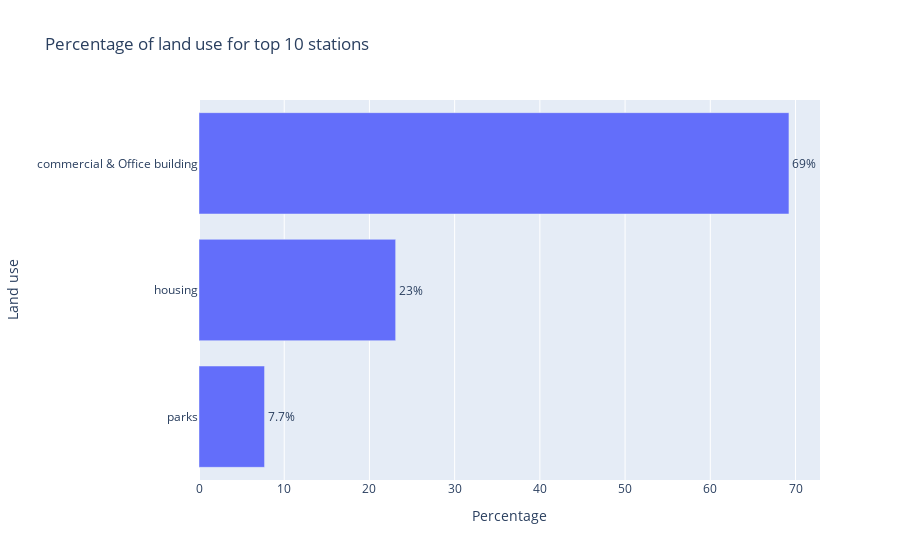

Notebook code cell kept with this figure:
### Markdown cell above
## Comments  
To make sure that thses results make sence let's compare them to the [MTA 2020 most busy stations](https://neweast.mta.info/agency/new-york-city-transit/subway-bus-ridership-2020)  

| Rank | Station               | Ridership  |
|------|-----------------------|------------|
| 1    | Times Sq-42 St        | 20,341,240 |
| 2    | Grand Central-42 St   | 13,162,826 |
| 3    | 34 St-Herald Sq       | 12,826841  |
| 4    | 14 St-Union Sq        | 10,830,712 |
| 5    | Fulton St             | 8,855,302  |
| 6    | 34 St-Penn Station    | 8,103,809  |
| 7    | 34 St-Penn Station    | 8,010,472  |
| 8    | 59 St-Columbus Circle | 7,618,925  |
| 9    | 74-Broadway           | 7,523,538  |
| 10   | Flushing-Main St      | 6,944,923  |  

We might not have the same order of stations due to the following reasons:  
1- The MTA has a cleaner version of the data.  
2- The MtA calculate the ridership in a different manner than us.  

We might not have identical results to the MTA but at least we have numbers that are close to the real numbers.  

Note: To strengthen the validity of point #2 notice that the MTA counted "34 St-Penn Station" twice.

### Code cell
data = pd.read_csv('landuse.txt')
data2=data['landuse'].value_counts()
x=data2.index
y=(data2.values/len(data))*100


fig = go.Figure(data=[go.Bar(
            x=y[::-1], y=x[::-1],
            text=y[::-1],
            orientation='h'
        )])

fig.update_traces(texttemplate='%{text:.2s}%', textposition='outside')
fig.update_layout(uniformtext_minsize=8, uniformtext_mode='hide', 
                  xaxis_title='Percentage', yaxis_title='Land use', title='Percentage of land use for top 10 stations')

fig.show()

### Figure 1 — Plotly figure (JSON) as saved in the notebook; plotly's stock layout.template omitted (floating-point values rounded to 4 significant figures)
{"data": [{"orientation": "h", "text": [7.692, 23.08, 69.23], "textposition": "outside", "texttemplate": "%{text:.2s}%", "type": "bar", "x": [7.692, 23.08, 69.23], "y": ["parks", "housing", "commercial & Office building"]}], "layout": {"title": {"text": "Percentage of land use for top 10 stations"}, "uniformtext": {"minsize": 8, "mode": "hide"}, "xaxis": {"title": {"text": "Percentage"}}, "yaxis": {"title": {"text": "Land use"}}}}
